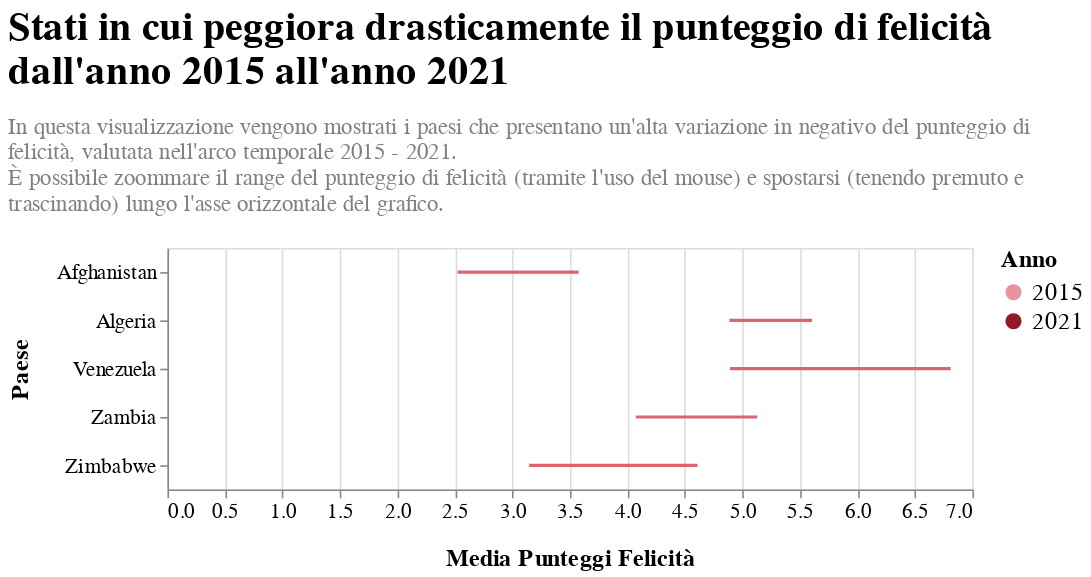

The code cell stored with this chart in its notebook:
### Code cell
chart_peggiori

### Figure 1 — Vega-Lite specification as saved in the notebook (floating-point values rounded to 4 significant figures; data arrays with more than 128 entries replaced by an {"elided": "..."} marker saying what was removed)
{"config": {"view": {"continuousWidth": 400, "continuousHeight": 300}}, "layer": [{"mark": {"type": "line", "color": "#db646f"}, "encoding": {"detail": {"field": "Country", "type": "nominal"}, "x": {"axis": {"labelFontSize": 13, "title": "Media Punteggi Felicità", "titleFontSize": 15, "titlePadding": 15}, "field": "Happiness Score", "type": "quantitative"}, "y": {"axis": {"labelFontSize": 13, "title": "Paese", "titleFontSize": 15, "titlePadding": 15}, "field": "Country", "type": "nominal"}}}, {"mark": {"type": "point", "filled": true, "opacity": 1, "size": 100}, "encoding": {"color": {"field": "Year", "legend": {"labelFontSize": 15, "titleFontSize": 15}, "scale": {"domain": ["2015", "2021"], "range": ["#e6959c", "#911a24"]}, "title": "Anno", "type": "ordinal"}, "x": {"field": "Happiness Score", "type": "quantitative"}, "y": {"field": "Country", "type": "nominal"}}, "selection": {"selector012": {"type": "interval", "bind": "scales", "encodings": ["x", "y"]}}}], "data": {"name": "data-c70d53bda4d98af933cc43e71b0ea3d1"}, "height": 150, "title": {"text": ["Stati in cui peggiora drasticamente il punteggio di felicità", "dall'anno 2015 all'anno 2021"], "align": "left", "anchor": "start", "color": "black", "fontSize": 25, "fontWeight": "bold", "subtitle": ["In questa visualizzazione vengono mostrati i paesi che presentano un'alta variazione in negativo del punteggio di", " felicità, valutata nell'arco temporale 2015 - 2021. ", " È possibile zoommare il range del punteggio di felicità (tramite l'uso del mouse) e spostarsi (tenendo premuto e ", " trascinando) lungo l'asse orizzontale del grafico.", " "], "subtitleColor": "gray", "subtitleFontSize": 14, "subtitlePadding": 15}, "transform": [{"filter": {"field": "Country", "oneOf": ["Afghanistan", "Algeria", "Venezuela", "Zambia", "Zimbabwe"]}}, {"filter": {"field": "Year", "oneOf": [2015, 2021]}}], "width": 500, "$schema": "https://vega.github.io/schema/vega-lite/v4.17.0.json", "datasets": {"data-c70d53bda4d98af933cc43e71b0ea3d1": {"elided": "973 records"}}}
